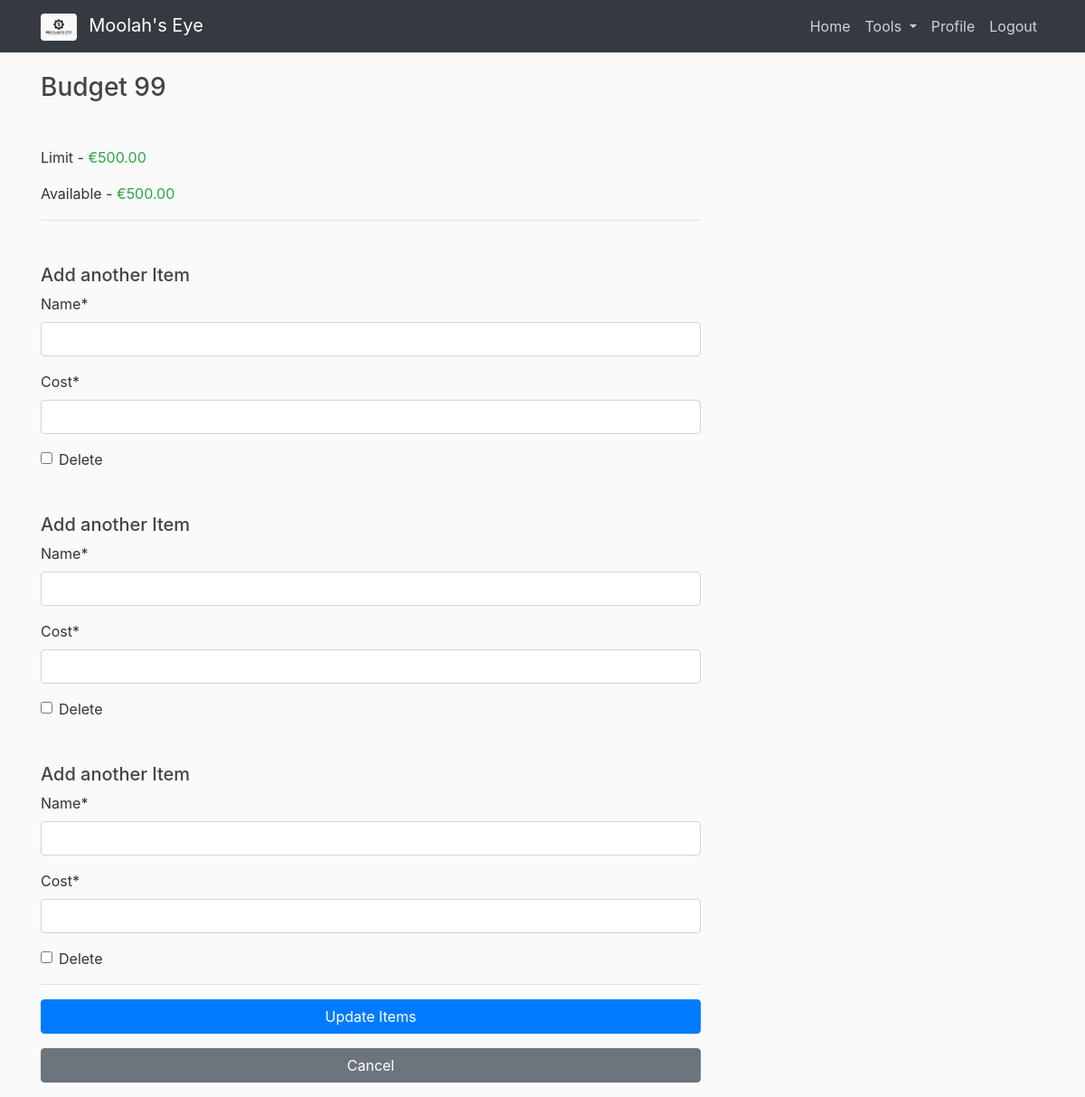
Screenshot of /budget/16/items/edit/ (signed in) with the database file from the repository.
### budgets/models.py (models this page shows, shortened)
class Budget(models.Model):
    name = models.CharField(max_length=32, unique=True, blank=False)
    limit = models.DecimalField(max_digits=10, decimal_places=2)
    date_created = models.DateTimeField(default=timezone.now)
    creator = models.ForeignKey(User, on_delete=models.CASCADE)
    def get_absolute_url(self):
        return reverse('budgets-detail', kwargs = {'pk': self.pk})
    def total_item_costs(self):
        return sum(item.cost for item in self.item_set.all())
    def remaining_limit(self):
        used = self.total_item_costs()
        remaining = self.limit - used
        return remaining

### budgets/views.py (the view, shortened to what this page needs)
# urls.py: path('budget/<int:pk>/items/edit/', EditBudgetItemsView.as_view(), name='edit-items'),
class EditBudgetItemsView(LoginRequiredMixin, UserPassesTestMixin, SingleObjectMixin, FormView):
    model = Budget
    template_name = 'budgets/budget_items_edit.html'
    def test_func(self):
        budget = self.get_object()
        return self.request.user == budget.creator
    def get_context_data(self, **kwargs):
        context = super().get_context_data(**kwargs)
        context["title"] = "Edit Items"
        return context
    def get(self, request, *args, **kwargs):
        self.object = self.get_object(queryset=Budget.objects.all())
        return super().get(request, *args, **kwargs)
    def get_form(self, form_class=None):
        return BudgetItemsFormset(**self.get_form_kwargs(), instance=self.object)

### budgets/templates/budgets/budget_items_edit.html (shortened to what this page needs)
{% extends 'budgets/base.html' %}
{% load crispy_forms_tags %}
{% block content %}
<form action="" method="post" enctype="multipart/form-data">
    <h3 class="mb-5">{{object.name}}</h3>
    <div class="article-metadata">
        <p>Limit - <span class="text-success">&euro;{{ object.limit}}</span></p>
        <p>Available - <span class="text-success">&euro;{{ object.remaining_limit}}</span></p>
    </div>
    {% for item_form in form.forms %}
        <h5 class="mt-5">
            {% if item_form.instance.id %}
                Item: {{item_form.instance.name|title}}
            {% else %}
                {% if form.forms|length > 1 %}
                    Add another Item
                {% else %}
                    Add an Item
                {% endif %}
            {% endif %}
        </h5>
        {{item_form|crispy}}
    {% endfor %}
    <hr>
    <p>
        <button type="submit" value="Update collection" class="btn btn-primary w-100 mb-3">
            Update Items
        </button>
        <a href="{{ object.get_absolute_url }}" role="button" class="btn btn-secondary w-100">
            Cancel
        </a>
    </p>
</form>
{% endblock content %}

### budgets/static/budgets/css/main.css (style rules this page uses)
body { background: #fafafa; color: #333333; margin-top: 5rem; }
h1, h2, h3, h4, h5, h6 { color: #444444; }
.article-metadata { padding-bottom: 1px; margin-bottom: 4px; border-bottom: 1px solid #e3e3e3 }

### rows the page displays
Budget: name "Budget 99", limit "500.00", remaining_limit "500.00"
